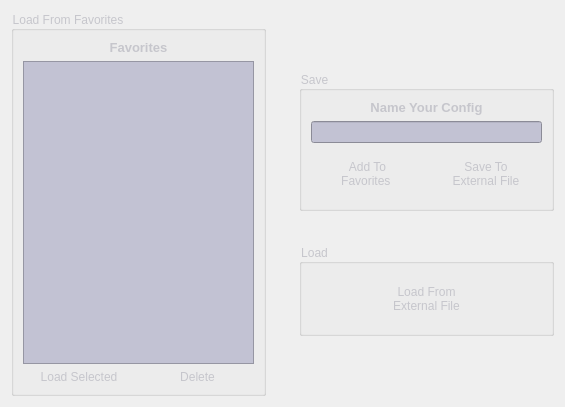
      <widget class="QWidget" name="tab_loadsave">
       <attribute name="title">
        <string>Load / Save Configs</string>
       </attribute>
       <layout class="QHBoxLayout" name="horizontalLayout_8" stretch="1,1">
        <property name="spacing">
         <number>33</number>
        </property>
        <item>
         <widget class="QGroupBox" name="groupBox_favConfigs">
          <property name="styleSheet">
           <string notr="true">color:#c6c6cc</string>
          </property>
          <property name="title">
           <string>Load From Favorites</string>
          </property>
          <layout class="QGridLayout" name="gridLayout_6">
           <item row="0" column="0" colspan="2">
            <widget class="QLabel" name="label_favorieConf">
             <property name="text">
              <string>&lt;html&gt;&lt;head/&gt;&lt;body&gt;&lt;p align=&quot;center&quot;&gt;&lt;span style=&quot; font-size:10pt; font-weight:600; color:#c6c6cc;&quot;&gt;Favorites&lt;/span&gt;&lt;/p&gt;&lt;/body&gt;&lt;/html&gt;</string>
             </property>
            </widget>
           </item>
           <item row="1" column="0" colspan="2">
            <widget class="QListView" name="listbox_configFavs">
             <property name="styleSheet">
              <string notr="true">background-color: #c2c2d3;
color: rgb(0, 0, 0);</string>
             </property>
            </widget>
           </item>
           <item row="2" column="0">
            <widget class="QPushButton" name="button_loadFavConfig">
             <property name="styleSheet">
              <string notr="true">QPushButton
{
color: #c6c6cc;
border-image: url(:engine/img/UI/UI_Button.png) 10 10 10 10;
border-top: 3px transparent;
border-bottom: 3px transparent;
border-right: 10px transparent;
border-left: 10px transparent;
}

QPushButton:pressed
{
color: #adadb3;
border-image: url(:engine/img/UI/UI_Button_Pressed.png) 10 10 10 10;
border-top: 3px transparent;
border-bottom: 3px transparent;
border-right: 10px transparent;
border-left: 10px transparent;
}</string>
             </property>
             <property name="text">
              <string>Load Selected</string>
             </property>
            </widget>
           </item>
           <item row="2" column="1">
            <widget class="QPushButton" name="button_delConfig">
             <property name="styleSheet">
              <string notr="true">QPushButton
{
color: #c6c6cc;
border-image: url(:engine/img/UI/UI_Button.png) 10 10 10 10;
border-top: 3px transparent;
border-bottom: 3px transparent;
border-right: 10px transparent;
border-left: 10px transparent;
}

QPushButton:pressed
{
color: #adadb3;
border-image: url(:engine/img/UI/UI_Button_Pressed.png) 10 10 10 10;
border-top: 3px transparent;
border-bottom: 3px transparent;
border-right: 10px transparent;
border-left: 10px transparent;
}</string>
             </property>
             <property name="text">
              <string>Delete</string>
             </property>
            </widget>
           </item>
          </layout>
         </widget>
        </item>
        <item>
         <layout class="QVBoxLayout" name="verticalLayout_5">
          <property name="topMargin">
           <number>60</number>
          </property>
          <property name="bottomMargin">
           <number>60</number>
          </property>
          <item>
           <widget class="QGroupBox" name="groupBox_3">
            <property name="styleSheet">
             <string notr="true">color:#c6c6cc</string>
            </property>
            <property name="title">
             <string>Save</string>
            </property>
            <layout class="QGridLayout" name="gridLayout_7">
             <item row="0" column="0" colspan="2" alignment="Qt::AlignTop">
              <widget class="QLabel" name="label_nameConf">
               <property name="sizePolicy">
                <sizepolicy hsizetype="Preferred" vsizetype="Fixed">
                 <horstretch>0</horstretch>
                 <verstretch>0</verstretch>
                </sizepolicy>
               </property>
               <property name="text">
                <string>&lt;html&gt;&lt;head/&gt;&lt;body&gt;&lt;p align=&quot;center&quot;&gt;&lt;span style=&quot; font-size:10pt; font-weight:600; color:#c6c6cc;&quot;&gt;Name Your Config&lt;/span&gt;&lt;/p&gt;&lt;/body&gt;&lt;/html&gt;</string>
               </property>
              </widget>
             </item>
             <item row="1" column="0" colspan="2" alignment="Qt::AlignTop">
              <widget class="QLineEdit" name="input_confName">
               <property name="styleSheet">
                <string notr="true">background-color: #c2c2d3;
color: rgb(0, 0, 0);</string>
               </property>
              </widget>
             </item>
             <item row="2" column="1">
              <widget class="QPushButton" name="button_saveConfigExt">
               <property name="sizePolicy">
                <sizepolicy hsizetype="Minimum" vsizetype="Minimum">
                 <horstretch>0</horstretch>
                 <verstretch>0</verstretch>
                </sizepolicy>
               </property>
               <property name="minimumSize">
                <size>
                 <width>100</width>
                 <height>50</height>
                </size>
               </property>
               <property name="styleSheet">
                <string notr="true">QPushButton
{
color: #c6c6cc;
border-image: url(:engine/img/UI/UI_Button.png) 10 10 10 10;
border-top: 3px transparent;
border-bottom: 3px transparent;
border-right: 10px transparent;
border-left: 10px transparent;
}

QPushButton:pressed
{
color: #adadb3;
border-image: url(:engine/img/UI/UI_Button_Pressed.png) 10 10 10 10;
border-top: 3px transparent;
border-bottom: 3px transparent;
border-right: 10px transparent;
border-left: 10px transparent;
}</string>
               </property>
               <property name="text">
                <string>Save To
External File</string>
               </property>
              </widget>
             </item>
             <item row="2" column="0">
              <widget class="QPushButton" name="button_addConfToFav">
               <property name="sizePolicy">
                <sizepolicy hsizetype="Minimum" vsizetype="Minimum">
                 <horstretch>0</horstretch>
                 <verstretch>0</verstretch>
                </sizepolicy>
               </property>
               <property name="minimumSize">
                <size>
                 <width>100</width>
                 <height>50</height>
                </size>
               </property>
               <property name="styleSheet">
                <string notr="true">QPushButton
{
color: #c6c6cc;
border-image: url(:engine/img/UI/UI_Button.png) 10 10 10 10;
border-top: 3px transparent;
border-bottom: 3px transparent;
border-right: 10px transparent;
border-left: 10px transparent;
}

QPushButton:pressed
{
color: #adadb3;
border-image: url(:engine/img/UI/UI_Button_Pressed.png) 10 10 10 10;
border-top: 3px transparent;
border-bottom: 3px transparent;
border-right: 10px transparent;
border-left: 10px transparent;
}</string>
               </property>
               <property name="text">
                <string>Add To
Favorites </string>
               </property>
              </widget>
             </item>
            </layout>
           </widget>
          </item>
          <item alignment="Qt::AlignVCenter">
           <widget class="QGroupBox" name="groupBox">
            <property name="styleSheet">
             <string notr="true">color:#c6c6cc</string>
            </property>
            <property name="title">
             <string>Load</string>
            </property>
            <layout class="QGridLayout" name="gridLayout_10">
             <item row="0" column="0" alignment="Qt::AlignHCenter|Qt::AlignVCenter">
              <widget class="QPushButton" name="button_loadConfigExt">
               <property name="sizePolicy">
                <sizepolicy hsizetype="Minimum" vsizetype="Minimum">
                 <horstretch>1</horstretch>
                 <verstretch>1</verstretch>
                </sizepolicy>
               </property>
               <property name="minimumSize">
                <size>
                 <width>91</width>
                 <height>51</height>
                </size>
               </property>
               <property name="maximumSize">
                <size>
                 <width>121</width>
                 <height>101</height>
                </size>
               </property>
               <property name="styleSheet">
                <string notr="true">QPushButton
{
color: #c6c6cc;
border-image: url(:engine/img/UI/UI_Button.png) 10 10 10 10;
border-top: 3px transparent;
border-bottom: 3px transparent;
border-right: 10px transparent;
border-left: 10px transparent;
}

QPushButton:pressed
{
color: #adadb3;
border-image: url(:engine/img/UI/UI_Button_Pressed.png) 10 10 10 10;
border-top: 3px transparent;
border-bottom: 3px transparent;
border-right: 10px transparent;
border-left: 10px transparent;
}</string>
               </property>
               <property name="text">
                <string>Load From
External File</string>
               </property>
              </widget>
             </item>
            </layout>
           </widget>
          </item>
         </layout>
        </item>
       </layout>
      </widget>
